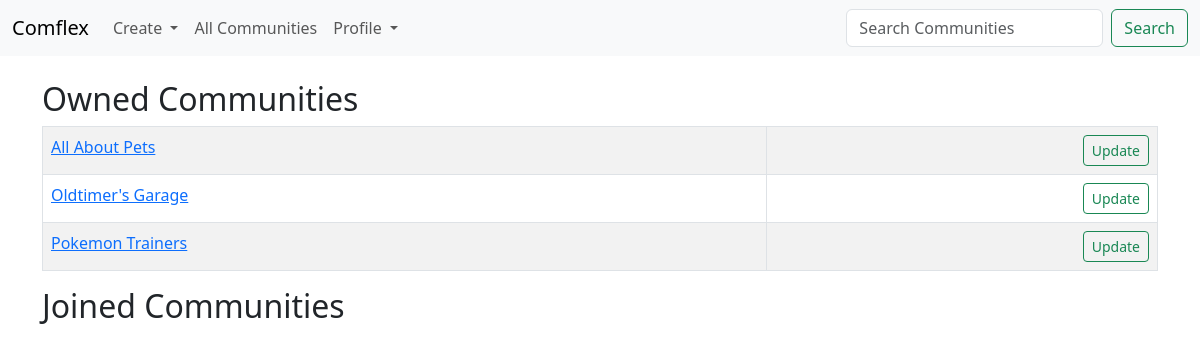
/my_communities (signed in), run on an earlier commit of the app's database.
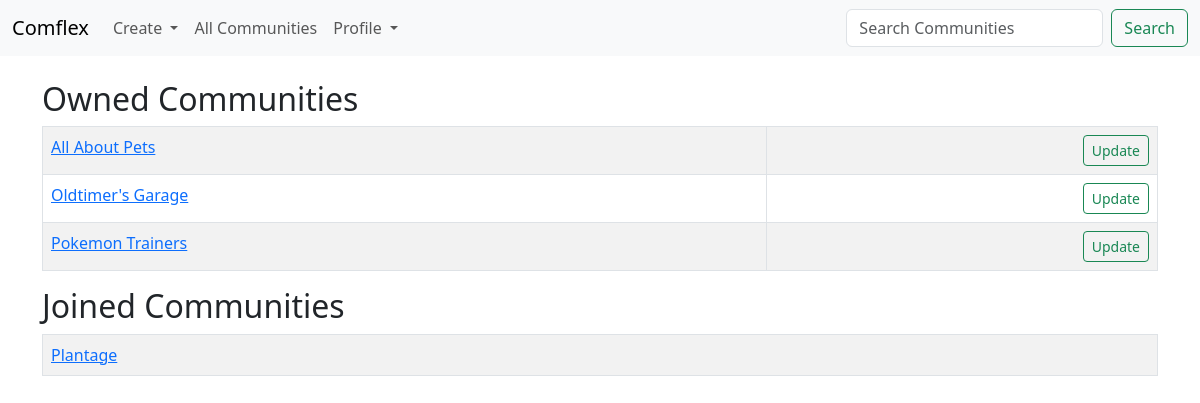
And on a later commit of the database.
### post_app/models.py (models this page shows)
class Community(models.Model):
    name = models.CharField('Community Name', max_length=120)
    is_public = models.BooleanField(default=True, help_text="Check if the community is public!")
    creation_date = models.DateTimeField(auto_now_add=True)
    description = models.TextField(blank=True)
    owner_id = models.IntegerField('Community Owner', blank=False, default=1)
    owner_username = models.ForeignKey(User, blank=False, null=True, on_delete=models.SET_NULL)
    members = models.ManyToManyField(User, related_name='communities', blank=True)
    def __str__(self):
        return self.name

### post_app/views.py (the view)
# urls.py: path('my_communities', views.my_communities, name="my-communities"),
def my_communities(request):
    community_list = Community.objects.all().order_by('-creation_date')
    return render(request, 'posts/my_communities.html', {'community_list': community_list})

### post_app/templates/posts/my_communities.html
{% extends 'posts/base.html' %}
{% block content %}
    <h2>Owned Communities</h2>
    <table class="table table-striped table-hover table-bordered">
        {% for community in community_list %}
            {% if user.id == community.owner_id %}
                <tr>
                    <td>
                        <a href="{% url 'show-community' community.id %}">{{ community }}</a>
                    </td>
                    {% if user.is_authenticated %}
                        <td align="right">
                            <a href="{% url 'modify-community' community.id %}" class="btn btn-outline-success btn-sm">Update</a>
                        </td>
                    {% endif %}
                </tr>
            {% endif %}
        {% endfor %}
    </table>
    <h2>Joined Communities</h2>
    <table class="table table-striped table-hover table-bordered">
        {% for community in community_list %}
            {% if user.id != community.owner_id and user in community.members.all %}
                <tr>
                    <td>
                        <a href="{% url 'show-community' community.id %}">{{ community }}</a>
                    </td>
                </tr>
            {% endif %}
        {% endfor %}
    </table>
{% endblock %}

What changed in the data, as far as the page shows it:
added Community: name "Plantage", shown under "Joined Communities"
